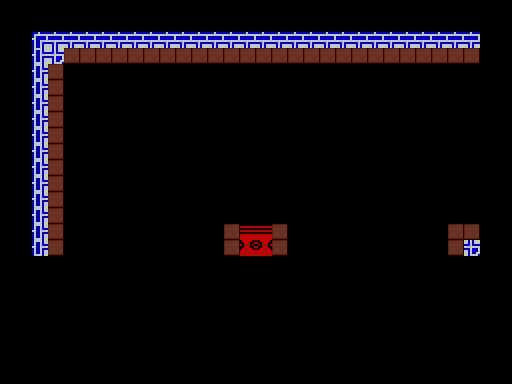

Rendered tile map (Tiled .tmx) drawn with the repository's tilesets; below, a short description and the map source with its tile grids summarised:
An orthogonal 32x24 tile map with 16x16 px tiles, 2 tile layers (Tiles, Collision), 3 tilesets and 4 objects (2x portal, hole, launch_target).

<map version="1.0" orientation="orthogonal" width="32" height="24" tilewidth="16" tileheight="16">
 <properties>
  <property name="background_color" value="#000000" />
 </properties>
 <tileset firstgid="1" name="tiles" tilewidth="16" tileheight="16">
  <image source="../images/tiles.gif" width="192" height="160" />
 </tileset>
 <tileset firstgid="121" name="metatiles" tilewidth="16" tileheight="16">
  <image source="../images/metatiles.png" width="48" height="16" />
  <tile id="0">
   <properties>
    <property name="type" value="solid" />
   </properties>
  </tile>
  <tile id="1">
   <properties>
    <property name="type" value="lslope" />
   </properties>
  </tile>
  <tile id="2">
   <properties>
    <property name="type" value="rslope" />
   </properties>
  </tile>
 </tileset>
 <tileset firstgid="124" name="tiles2" tilewidth="16" tileheight="16">
  <image source="../images/tiles2.gif" width="400" height="256" />
 </tileset>
 <objectgroup name="Entities2" width="32" height="24" />
 <layer name="Tiles" width="32" height="24">
  <data>[768 cells, 92 non-empty, 16 distinct tile ids]</data>
 </layer>
 <layer name="Collision" width="32" height="24">
  <data>[768 cells, 45 non-empty, 1 distinct tile ids]</data>
 </layer>
 <objectgroup color="#0ca104" name="Entities" width="32" height="24">
  <object name="portal" x="64" y="256" width="384" height="32">
   <properties>
    <property name="to" value="scr053" />
   </properties>
  </object>
  <object name="portal" x="480" y="64" width="32" height="160">
   <properties>
    <property name="to" value="scr051" />
   </properties>
  </object>
  <object name="hole" x="240" y="192" width="32" height="32" />
  <object name="launch_target" x="448" y="192" width="32" height="32" />
 </objectgroup>
</map>
